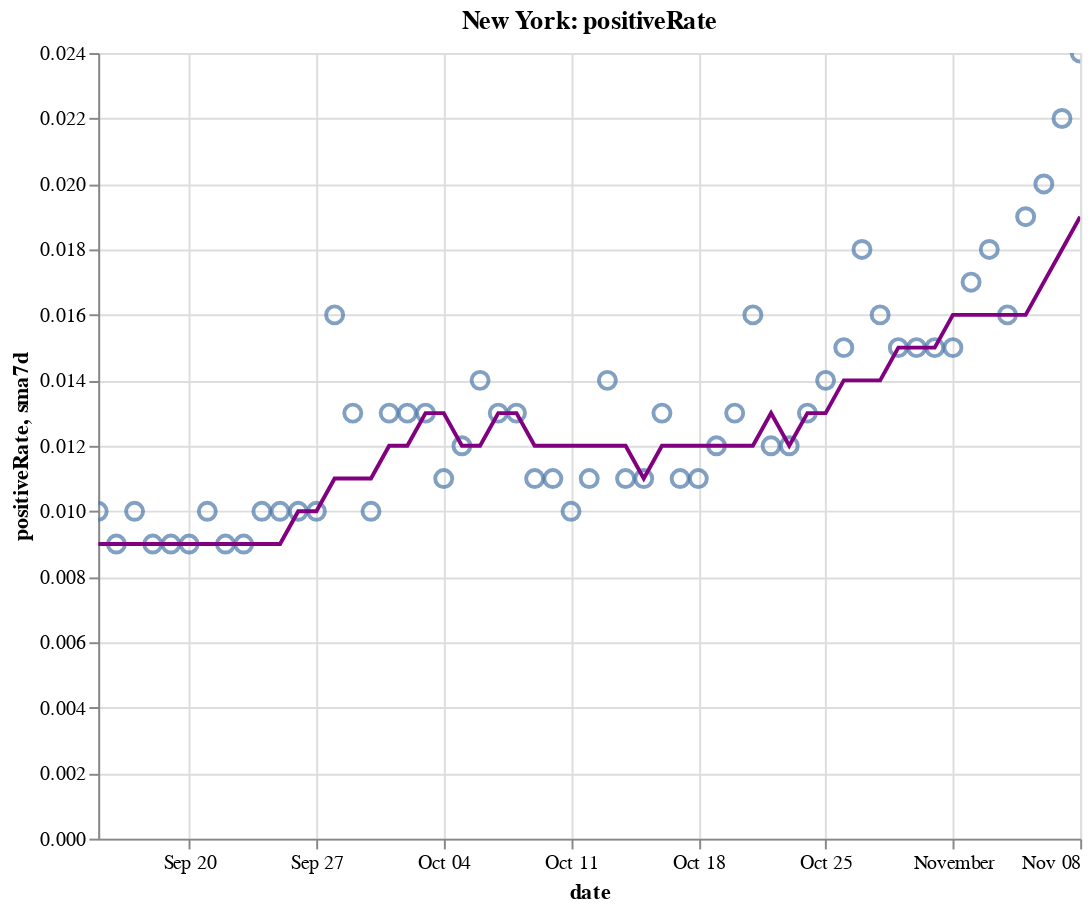

The cell this chart's notebook holds for it:
### Code cell
create_plot(ny, 'positiveRate')

### Figure 1 — Vega-Lite specification as saved in the notebook (floating-point values rounded to 4 significant figures)
{"config": {"view": {"continuousWidth": 400, "continuousHeight": 300}}, "layer": [{"layer": [{"mark": {"type": "point", "size": 75}, "encoding": {"tooltip": [{"type": "temporal", "field": "date"}, {"type": "quantitative", "field": "positiveRate"}, {"type": "quantitative", "field": "sma7d"}], "x": {"type": "temporal", "field": "date"}, "y": {"type": "quantitative", "field": "positiveRate"}}, "selection": {"selector010": {"type": "interval", "bind": "scales", "encodings": ["x", "y"]}}}, {"mark": {"type": "line", "color": "purple"}, "encoding": {"x": {"type": "temporal", "field": "date"}, "y": {"type": "quantitative", "field": "sma7d"}}}]}, {"mark": {"type": "rule", "color": "#aaa"}, "encoding": {"x": {"type": "temporal", "field": "date"}}, "transform": [{"filter": {"selection": "selector009"}}]}, {"mark": "circle", "encoding": {"opacity": {"condition": {"value": 1, "selection": "selector009"}, "value": 0}, "tooltip": [{"type": "temporal", "field": "date"}, {"type": "quantitative", "field": "positiveRate"}, {"type": "quantitative", "field": "sma7d"}], "x": {"type": "temporal", "field": "date"}, "y": {"type": "quantitative", "field": "positiveRate"}}, "selection": {"selector009": {"type": "single", "encodings": ["x"], "on": "mouseover", "nearest": true, "empty": "none"}}}, {"mark": {"type": "text", "align": "left", "dx": 5, "dy": -5, "stroke": "white", "strokeWidth": 2}, "encoding": {"text": {"type": "quantitative", "field": "positiveRate"}, "tooltip": [{"type": "temporal", "field": "date"}, {"type": "quantitative", "field": "positiveRate"}, {"type": "quantitative", "field": "sma7d"}], "x": {"type": "temporal", "field": "date"}, "y": {"type": "quantitative", "field": "positiveRate"}}, "transform": [{"filter": {"selection": "selector009"}}]}, {"mark": {"type": "text", "align": "left", "dx": 5, "dy": -5}, "encoding": {"text": {"type": "quantitative", "field": "positiveRate"}, "tooltip": [{"type": "temporal", "field": "date"}, {"type": "quantitative", "field": "positiveRate"}, {"type": "quantitative", "field": "sma7d"}], "x": {"type": "temporal", "field": "date"}, "y": {"type": "quantitative", "field": "positiveRate"}}, "transform": [{"filter": {"selection": "selector009"}}]}], "data": {"name": "data-478b24a96c3cc48c661569b986be7c56"}, "height": 400, "title": "New York: positiveRate", "width": 500, "$schema": "https://vega.github.io/schema/vega-lite/v4.8.1.json", "datasets": {"data-478b24a96c3cc48c661569b986be7c56": [{"date": "2020-09-15T00:00:00", "totalTestResultsIncrease": 73680.0, "positiveIncrease": 766.0, "death": 25400.0, "deathIncrease": 11.0, "positiveRate": 0.01, "state": "New York", "sma7d": 0.009}, {"date": "2020-09-16T00:00:00", "totalTestResultsIncrease": 75090.0, "positiveIncrease": 652.0, "death": 25410.0, "deathIncrease": 5.0, "positiveRate": 0.009, "state": "New York", "sma7d": 0.009}, {"date": "2020-09-17T00:00:00", "totalTestResultsIncrease": 91500.0, "positiveIncrease": 896.0, "death": 25410.0, "deathIncrease": 3.0, "positiveRate": 0.01, "state": "New York", "sma7d": 0.009}, {"date": "2020-09-18T00:00:00", "totalTestResultsIncrease": 89730.0, "positiveIncrease": 790.0, "death": 25420.0, "deathIncrease": 10.0, "positiveRate": 0.009, "state": "New York", "sma7d": 0.009}, {"date": "2020-09-19T00:00:00", "totalTestResultsIncrease": 110400.0, "positiveIncrease": 986.0, "death": 25420.0, "deathIncrease": 2.0, "positiveRate": 0.009, "state": "New York", "sma7d": 0.009}, {"date": "2020-09-20T00:00:00", "totalTestResultsIncrease": 100400.0, "positiveIncrease": 862.0, "death": 25430.0, "deathIncrease": 2.0, "positiveRate": 0.009, "state": "New York", "sma7d": 0.009}, {"date": "2020-09-21T00:00:00", "totalTestResultsIncrease": 58320.0, "positiveIncrease": 573.0, "death": 25430.0, "deathIncrease": 1.0, "positiveRate": 0.01, "state": "New York", "sma7d": 0.009}, {"date": "2020-09-22T00:00:00", "totalTestResultsIncrease": 84000.0, "positiveIncrease": 754.0, "death": 25430.0, "deathIncrease": 4.0, "positiveRate": 0.009, "state": "New York", "sma7d": 0.009}, {"date": "2020-09-23T00:00:00", "totalTestResultsIncrease": 70930.0, "positiveIncrease": 665.0, "death": 25440.0, "deathIncrease": 5.0, "positiveRate": 0.009, "state": "New York", "sma7d": 0.009}, {"date": "2020-09-24T00:00:00", "totalTestResultsIncrease": 92950.0, "positiveIncrease": 955.0, "death": 25440.0, "deathIncrease": 2.0, "positiveRate": 0.01, "state": "New York", "sma7d": 0.009}, {"date": "2020-09-25T00:00:00", "totalTestResultsIncrease": 94820.0, "positiveIncrease": 908.0, "death": 25450.0, "deathIncrease": 7.0, "positiveRate": 0.01, "state": "New York", "sma7d": 0.009}, {"date": "2020-09-26T00:00:00", "totalTestResultsIncrease": 99950.0, "positiveIncrease": 1005.0, "death": 25450.0, "deathIncrease": 4.0, "positiveRate": 0.01, "state": "New York", "sma7d": 0.01}, {"date": "2020-09-27T00:00:00", "totalTestResultsIncrease": 84770.0, "positiveIncrease": 866.0, "death": 25460.0, "deathIncrease": 6.0, "positiveRate": 0.01, "state": "New York", "sma7d": 0.01}, {"date": "2020-09-28T00:00:00", "totalTestResultsIncrease": 52940.0, "positiveIncrease": 834.0, "death": 25470.0, "deathIncrease": 12.0, "positiveRate": 0.016, "state": "New York", "sma7d": 0.011}, {"date": "2020-09-29T00:00:00", "totalTestResultsIncrease": 88230.0, "positiveIncrease": 1189.0, "death": 25470.0, "deathIncrease": 2.0, "positiveRate": 0.013, "state": "New York", "sma7d": 0.011}, {"date": "2020-09-30T00:00:00", "totalTestResultsIncrease": 97960.0, "positiveIncrease": 1000.0, "death": 25480.0, "deathIncrease": 9.0, "positiveRate": 0.01, "state": "New York", "sma7d": 0.011}, {"date": "2020-10-01T00:00:00", "totalTestResultsIncrease": 109200.0, "positiveIncrease": 1382.0, "death": 25490.0, "deathIncrease": 11.0, "positiveRate": 0.013, "state": "New York", "sma7d": 0.012}, {"date": "2020-10-02T00:00:00", "totalTestResultsIncrease": 119500.0, "positiveIncrease": 1598.0, "death": 25500.0, "deathIncrease": 7.0, "positiveRate": 0.013, "state": "New York", "sma7d": 0.012}, {"date": "2020-10-03T00:00:00", "totalTestResultsIncrease": 134300.0, "positiveIncrease": 1731.0, "death": 25500.0, "deathIncrease": 8.0, "positiveRate": 0.013, "state": "New York", "sma7d": 0.013}, {"date": "2020-10-04T00:00:00", "totalTestResultsIncrease": 110300.0, "positiveIncrease": 1222.0, "death": 25520.0, "deathIncrease": 14.0, "positiveRate": 0.011, "state": "New York", "sma7d": 0.013}, {"date": "2020-10-05T00:00:00", "totalTestResultsIncrease": 76400.0, "positiveIncrease": 933.0, "death": 25530.0, "deathIncrease": 8.0, "positiveRate": 0.012, "state": "New York", "sma7d": 0.012}, {"date": "2020-10-06T00:00:00", "totalTestResultsIncrease": 96360.0, "positiveIncrease": 1393.0, "death": 25540.0, "deathIncrease": 9.0, "positiveRate": 0.014, "state": "New York", "sma7d": 0.012}, {"date": "2020-10-07T00:00:00", "totalTestResultsIncrease": 108200.0, "positiveIncrease": 1360.0, "death": 25540.0, "deathIncrease": 9.0, "positiveRate": 0.013, "state": "New York", "sma7d": 0.013}, {"date": "2020-10-08T00:00:00", "totalTestResultsIncrease": 145800.0, "positiveIncrease": 1836.0, "death": 25560.0, "deathIncrease": 10.0, "positiveRate": 0.013, "state": "New York", "sma7d": 0.013}, {"date": "2020-10-09T00:00:00", "totalTestResultsIncrease": 139300.0, "positiveIncrease": 1592.0, "death": 25560.0, "deathIncrease": 6.0, "positiveRate": 0.011, "state": "New York", "sma7d": 0.012}, {"date": "2020-10-10T00:00:00", "totalTestResultsIncrease": 134600.0, "positiveIncrease": 1447.0, "death": 25570.0, "deathIncrease": 8.0, "positiveRate": 0.011, "state": "New York", "sma7d": 0.012}, {"date": "2020-10-11T00:00:00", "totalTestResultsIncrease": 118300.0, "positiveIncrease": 1143.0, "death": 25570.0, "deathIncrease": 5.0, "positiveRate": 0.01, "state": "New York", "sma7d": 0.012}, {"date": "2020-10-12T00:00:00", "totalTestResultsIncrease": 91790.0, "positiveIncrease": 1029.0, "death": 25590.0, "deathIncrease": 13.0, "positiveRate": 0.011, "state": "New York", "sma7d": 0.012}, {"date": "2020-10-13T00:00:00", "totalTestResultsIncrease": 99070.0, "positiveIncrease": 1393.0, "death": 25600.0, "deathIncrease": 11.0, "positiveRate": 0.014, "state": "New York", "sma7d": 0.012}, {"date": "2020-10-14T00:00:00", "totalTestResultsIncrease": 111700.0, "positiveIncrease": 1232.0, "death": 25600.0, "deathIncrease": 7.0, "positiveRate": 0.011, "state": "New York", "sma7d": 0.012}, {"date": "2020-10-15T00:00:00", "totalTestResultsIncrease": 133200.0, "positiveIncrease": 1460.0, "death": 25620.0, "deathIncrease": 13.0, "positiveRate": 0.011, "state": "New York", "sma7d": 0.011}, {"date": "2020-10-16T00:00:00", "totalTestResultsIncrease": 136000.0, "positiveIncrease": 1707.0, "death": 25630.0, "deathIncrease": 10.0, "positiveRate": 0.013, "state": "New York", "sma7d": 0.012}, {"date": "2020-10-17T00:00:00", "totalTestResultsIncrease": 160000.0, "positiveIncrease": 1784.0, "death": 25640.0, "deathIncrease": 9.0, "positiveRate": 0.011, "state": "New York", "sma7d": 0.012}, {"date": "2020-10-18T00:00:00", "totalTestResultsIncrease": 128800.0, "positiveIncrease": 1390.0, "death": 25640.0, "deathIncrease": 7.0, "positiveRate": 0.011, "state": "New York", "sma7d": 0.012}, {"date": "2020-10-19T00:00:00", "totalTestResultsIncrease": 82010.0, "positiveIncrease": 998.0, "death": 25660.0, "deathIncrease": 15.0, "positiveRate": 0.012, "state": "New York", "sma7d": 0.012}, {"date": "2020-10-20T00:00:00", "totalTestResultsIncrease": 90540.0, "positiveIncrease": 1201.0, "death": 25670.0, "deathIncrease": 13.0, "positiveRate": 0.013, "state": "New York", "sma7d": 0.012}, {"date": "2020-10-21T00:00:00", "totalTestResultsIncrease": 124800.0, "positiveIncrease": 2026.0, "death": 25680.0, "deathIncrease": 7.0, "positiveRate": 0.016, "state": "New York", "sma7d": 0.012}, {"date": "2020-10-22T00:00:00", "totalTestResultsIncrease": 135300.0, "positiveIncrease": 1628.0, "death": 25690.0, "deathIncrease": 15.0, "positiveRate": 0.012, "state": "New York", "sma7d": 0.013}, {"date": "2020-10-23T00:00:00", "totalTestResultsIncrease": 141500.0, "positiveIncrease": 1637.0, "death": 25700.0, "deathIncrease": 11.0, "positiveRate": 0.012, "state": "New York", "sma7d": 0.012}, {"date": "2020-10-24T00:00:00", "totalTestResultsIncrease": 156900.0, "positiveIncrease": 2061.0, "death": 25720.0, "deathIncrease": 13.0, "positiveRate": 0.013, "state": "New York", "sma7d": 0.013}, {"date": "2020-10-25T00:00:00", "totalTestResultsIncrease": 120800.0, "positiveIncrease": 1632.0, "death": 25730.0, "deathIncrease": 12.0, "positiveRate": 0.014, "state": "New York", "sma7d": 0.013}, {"date": "2020-10-26T00:00:00", "totalTestResultsIncrease": 82120.0, "positiveIncrease": 1191.0, "death": 25740.0, "deathIncrease": 12.0, "positiveRate": 0.015, "state": "New York", "sma7d": 0.014}, {"date": "2020-10-27T00:00:00", "totalTestResultsIncrease": 111600.0, "positiveIncrease": 1991.0, "death": 25760.0, "deathIncrease": 16.0, "positiveRate": 0.018, "state": "New York", "sma7d": 0.014}, {"date": "2020-10-28T00:00:00", "totalTestResultsIncrease": 129700.0, "positiveIncrease": 2031.0, "death": 25770.0, "deathIncrease": 15.0, "positiveRate": 0.016, "state": "New York", "sma7d": 0.014}, {"date": "2020-10-29T00:00:00", "totalTestResultsIncrease": 168400.0, "positiveIncrease": 2499.0, "death": 25790.0, "deathIncrease": 19.0, "positiveRate": 0.015, "state": "New York", "sma7d": 0.015}, {"date": "2020-10-30T00:00:00", "totalTestResultsIncrease": 146900.0, "positiveIncrease": 2255.0, "death": 25800.0, "deathIncrease": 12.0, "positiveRate": 0.015, "state": "New York", "sma7d": 0.015}, {"date": "2020-10-31T00:00:00", "totalTestResultsIncrease": 137000.0, "positiveIncrease": 2049.0, "death": 25810.0, "deathIncrease": 3.0, "positiveRate": 0.015, "state": "New York", "sma7d": 0.015}, {"date": "2020-11-01T00:00:00", "totalTestResultsIncrease": 148900.0, "positiveIncrease": 2255.0, "death": 25820.0, "deathIncrease": 17.0, "positiveRate": 0.015, "state": "New York", "sma7d": 0.016}, {"date": "2020-11-02T00:00:00", "totalTestResultsIncrease": 96100.0, "positiveIncrease": 1633.0, "death": 25840.0, "deathIncrease": 14.0, "positiveRate": 0.017, "state": "New York", "sma7d": 0.016}, {"date": "2020-11-03T00:00:00", "totalTestResultsIncrease": 127900.0, "positiveIncrease": 2321.0, "death": 25850.0, "deathIncrease": 15.0, "positiveRate": 0.018, "state": "New York", "sma7d": 0.016}, {"date": "2020-11-04T00:00:00", "totalTestResultsIncrease": 133500.0, "positiveIncrease": 2126.0, "death": 25870.0, "deathIncrease": 15.0, "positiveRate": 0.016, "state": "New York", "sma7d": 0.016}, {"date": "2020-11-05T00:00:00", "totalTestResultsIncrease": 161000.0, "positiveIncrease": 2997.0, "death": 25890.0, "deathIncrease": 24.0, "positiveRate": 0.019, "state": "New York", "sma7d": 0.016}, {"date": "2020-11-06T00:00:00", "totalTestResultsIncrease": 160700.0, "positiveIncrease": 3209.0, "death": 25910.0, "deathIncrease": 18.0, "positiveRate": 0.02, "state": "New York", "sma7d": 0.017}, {"date": "2020-11-07T00:00:00", "totalTestResultsIncrease": 163300.0, "positiveIncrease": 3587.0, "death": 25930.0, "deathIncrease": 18.0, "positiveRate": 0.022, "state": "New York", "sma7d": 0.018}, {"date": "2020-11-08T00:00:00", "totalTestResultsIncrease": 145600.0, "positiveIncrease": 3428.0, "death": 25950.0, "deathIncrease": 19.0, "positiveRate": 0.024, "state": "New York", "sma7d": 0.019}]}}
